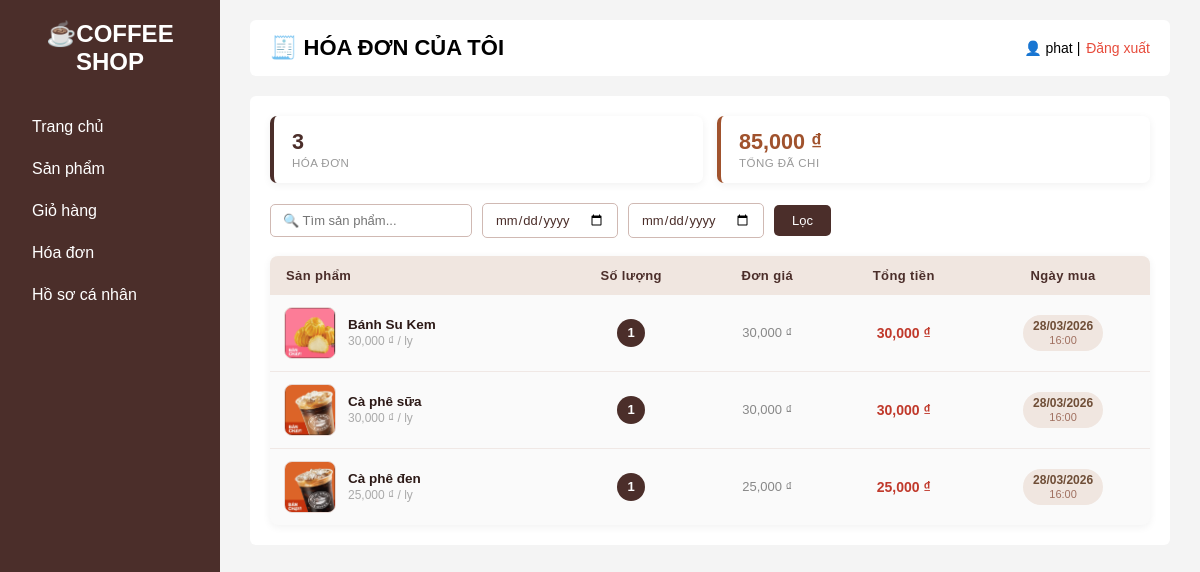
/php/phpUser/invoice.php (signed in), run on an earlier commit of the app's database.
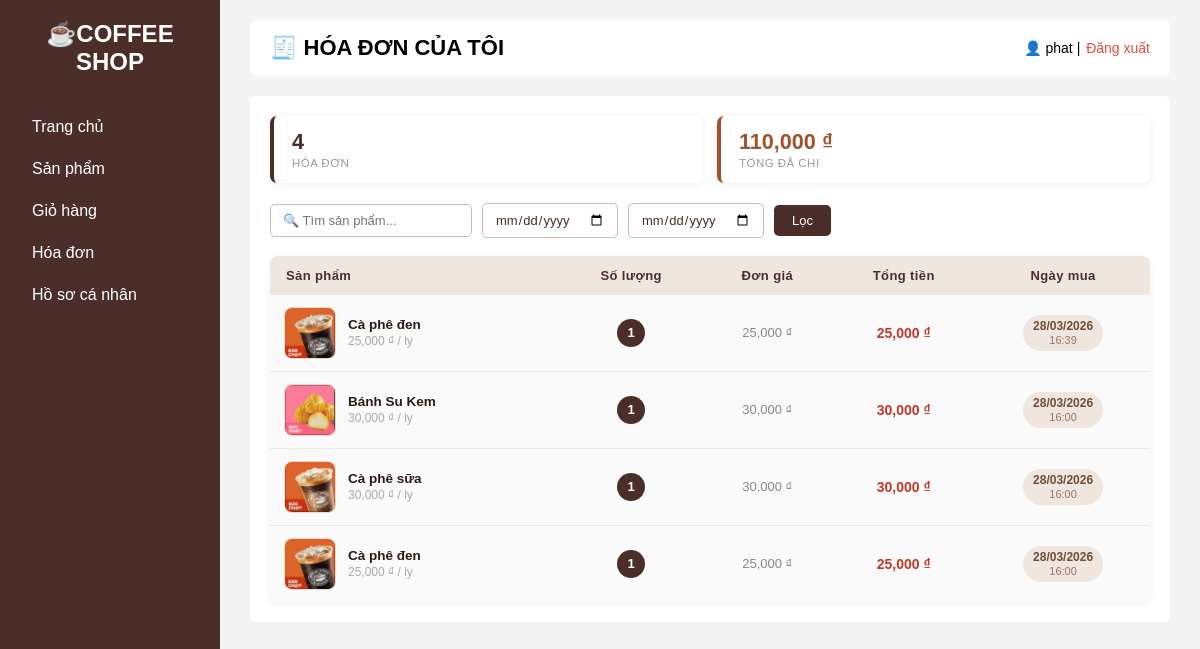
And on a later commit of the database.
### tables this page shows
CREATE TABLE `user_invoices` (
  `id` int(11) NOT NULL,
  `user_id` int(11) DEFAULT NULL,
  `product_name` varchar(255) DEFAULT NULL,
  `quantity` int(11) DEFAULT NULL,
  `total_price` int(11) DEFAULT NULL,
  `created_at` datetime DEFAULT current_timestamp()
);

CREATE TABLE `products` (
  `id` int(11) NOT NULL,
  `name` varchar(100) NOT NULL,
  `category_id` int(11) NOT NULL,
  `price` decimal(10,2) NOT NULL,
  `quantity` int(11) NOT NULL DEFAULT 0,
  `description` text DEFAULT NULL,
  `image` varchar(255) DEFAULT NULL,
  `status` enum('active','inactive') DEFAULT 'active',
  `created_at` timestamp NOT NULL DEFAULT current_timestamp()
);

### php/phpUser/invoice.php (the view, shortened to what this page needs)
<?php
include "../connect.php";
$userId = $_SESSION["user_id"];
$totalSpent = mysqli_fetch_assoc(mysqli_query($conn,
    "SELECT IFNULL(SUM(total_price),0) AS t FROM user_invoices WHERE user_id = $userId"
))["t"];
$search    = trim($_GET["search"] ?? "");
$dateFrom  = $_GET["date_from"] ?? "";
$dateTo    = $_GET["date_to"]   ?? "";
$where = "WHERE ui.user_id = $userId";
$invoices = mysqli_query($conn, "
    SELECT ui.id, ui.product_name, ui.quantity, ui.total_price, ui.created_at,
           p.image, p.price AS unit_price
    FROM user_invoices ui
    LEFT JOIN products p ON p.name = ui.product_name
    $where
    ORDER BY ui.created_at DESC
");
$totalRows = mysqli_num_rows($invoices);
?>
<!DOCTYPE html>
<html lang="vi">
<head>
    <link rel="stylesheet" href="/quanlyquancaphe_web/Coffee_Web/css/home.css?v=<?php echo time(); ?>">
</head>
<body>
<div class="layout">
    <div class="sidebar">
        <h2>☕COFFEE SHOP</h2>
        <ul>
            <li><a href="userHome.php">Trang chủ</a></li>
            <li><a href="products.php">Sản phẩm</a></li>
            <li><a href="cart.php">Giỏ hàng</a></li>
            <li class="active"><a href="invoice.php">Hóa đơn</a></li>
            <li><a href="personalProfile.php">Hồ sơ cá nhân</a></li>
        </ul>
    </div>
    <div class="content">
        <div class="topbar">
            <h1>🧾 HÓA ĐƠN CỦA TÔI</h1>
            <div class="account">
                👤 <?= htmlspecialchars($_SESSION["username"]) ?> |
                <a href="../phpAccount/logout.php">Đăng xuất</a>
            </div>
        </div>
        <div class="welcome">
            <div class="stat-strip">
                <div class="stat-box">
                    <div class="s-val"><?= $totalRows ?></div>
                    <div class="s-lbl">Hóa đơn<?= ($search||$dateFrom||$dateTo)?' (đã lọc)':'' ?></div>
                </div>
                <div class="stat-box" style="border-color:#a0522d">
                    <div class="s-val" style="color:#a0522d"><?= number_format($totalSpent) ?> ₫</div>
                    <div class="s-lbl">Tổng đã chi</div>
                </div>
            </div>
            <form method="GET" class="filter-bar">
                <input type="text" name="search" placeholder="🔍 Tìm sản phẩm..." value="<?= htmlspecialchars($search) ?>">
                <input type="date" name="date_from" value="<?= htmlspecialchars($dateFrom) ?>" title="Từ ngày">
                <input type="date" name="date_to"   value="<?= htmlspecialchars($dateTo) ?>"   title="Đến ngày">
                <button type="submit">Lọc</button>
            </form>
            <?php if ($totalRows == 0): ?>
            <div class="empty-state">
                <div class="e-icon">🧾</div>
                <p>Không tìm thấy hóa đơn nào.</p>
            </div>
            <?php else: ?>
            <table>
                <thead>
                    <tr>
                        <th style="text-align:left;padding-left:16px">Sản phẩm</th>
                        <th>Số lượng</th>
                        <th>Đơn giá</th>
                        <th>Tổng tiền</th>
                        <th>Ngày mua</th>
                    </tr>
                </thead>
                <tbody>
                <?php while ($row = mysqli_fetch_assoc($invoices)): ?>
                <tr>
                    <td style="text-align:left">
                        <div class="prod-cell">
                            <?php
                            $imgPath = "/quanlyquancaphe_web/Coffee_Web/uploads/" . ($row["image"] ?? "");
                            if (!empty($row["image"])):
                            ?>
                                <img src="<?= htmlspecialchars($imgPath) ?>"
                                     alt="<?= htmlspecialchars($row["product_name"]) ?>"
                                     class="prod-thumb"
                                     onerror="this.style.display='none';this.nextElementSibling.style.display='grid'">
                            <?php else: ?>
                                <div class="prod-thumb-placeholder">☕</div>
                            <?php endif; ?>
                            <div>
                                <div class="prod-name-txt"><?= htmlspecialchars($row["product_name"]) ?></div>
                                <?php if ($row["unit_price"]): ?>
                                <div class="prod-unit"><?= number_format($row["unit_price"]) ?> ₫ / ly</div>
                                <?php endif; ?>
                            </div>
                        </div>
                    </td>
                    <td><span class="badge-qty"><?= $row["quantity"] ?></span></td>
                    <td style="color:#888;font-size:13px">
                        <?= $row["unit_price"] ? number_format($row["unit_price"]) . ' ₫' : '—' ?>
                    </td>
                    <td><span class="price-txt"><?= number_format($row["total_price"]) ?> ₫</span></td>
                    <td>
                        <span class="badge-date">
                            <?= date("d/m/Y", strtotime($row["created_at"])) ?><br>
                            <span style="font-weight:400;font-size:11px;color:#a07060">
                                <?= date("H:i", strtotime($row["created_at"])) ?>
                            </span>
                        </span>
                    </td>
                </tr>
                <?php endwhile; ?>
                </tbody>
            </table>
            <?php endif; ?>
        </div>
    </div>
</div>
</body>
</html>

### css/home.css (style rules this page uses)
* { margin: 0; padding: 0; box-sizing: border-box; font-family: Arial, sans-serif; }
.layout { display: flex; min-height: 100vh; background: #f4f4f4; }
.sidebar { width: 220px; background: #4b2e2a; color: white; padding: 20px; position: sticky; top: 0; height: 100vh; overflow-y: auto; }
.sidebar h2 { text-align: center; margin-bottom: 30px; }
.sidebar ul { list-style: none; }
.sidebar li { padding: 12px; cursor: pointer; border-radius: 5px; }
.content { flex: 1; padding: 20px 30px; }
.topbar { display: flex; justify-content: space-between; align-items: center; background: white; padding: 15px 20px; border-radius: 6px; margin-bottom: 20px; }
.topbar h1 { font-size: 22px; }
.account { font-size: 14px; }
.account a { text-decoration: none; color: #e74c3c; margin-left: 2px; }
.welcome { background: white; padding: 20px; border-radius: 6px; }
.sidebar a { text-decoration: none; color: white; display: block; width: 100%; }
table { width: 100%; background: white; border-collapse: collapse; border-radius: 6px; overflow: hidden; }
th { background: #4b2e2a; color: white; padding: 12px; text-align: center; }
td { padding: 10px; text-align: center; border-bottom: 1px solid #eee; }

### php/phpUser/invoice.php (style rules this page uses)
.filter-bar { display: flex; flex-wrap: wrap; gap: 10px; margin-bottom: 18px; align-items: center; }
.filter-bar input[type="text"], .filter-bar input[type="date"] { padding: 8px 12px; border: 1px solid #d0b9b3; border-radius: 5px; font-size: 13px; outline: none; font-family: inherit; color: #4b2e2a; background: #fff; }
.filter-bar button { padding: 8px 18px; background: #4b2e2a; color: white; border: none; border-radius: 5px; cursor: pointer; font-size: 13px; font-family: inherit; }
.stat-strip { display: flex; gap: 14px; margin-bottom: 20px; flex-wrap: wrap; }
.stat-box { flex: 1; min-width: 140px; background: white; border-left: 4px solid #4b2e2a; border-radius: 7px; padding: 14px 18px; box-shadow: 0 2px 8px rgba(0,0,0,.06); }
.stat-box .s-val { font-size: 1.35rem; font-weight: 700; color: #4b2e2a; line-height: 1.1; }
.stat-box .s-lbl { font-size: .72rem; color: #999; text-transform: uppercase; letter-spacing: .04em; margin-top: 3px; }
.welcome table { width: 100%; margin-top: 0; background: #fafafa; border-collapse: collapse; border-radius: 8px; overflow: hidden; box-shadow: 0 2px 8px rgba(0,0,0,.06); }
.welcome th { background: #f0e6e0; color: #4b2e2a; padding: 12px 14px; font-size: 13px; text-align: center; font-weight: 700; letter-spacing: .03em; }
.welcome td { padding: 12px 14px; font-size: 13.5px; border-bottom: 1px solid #f0e8e5; text-align: center; vertical-align: middle; }
.welcome tr:last-child td { border-bottom: none; }
.prod-cell { display: flex; align-items: center; gap: 12px; text-align: left; }
.prod-thumb { width: 52px; height: 52px; border-radius: 8px; object-fit: cover; border: 1px solid #e8d8d3; flex-shrink: 0; background: #f5ece9; }
.prod-name-txt { font-weight: 600; color: #2d1a17; font-size: 13.5px; }
.prod-unit { font-size: 12px; color: #aaa; margin-top: 2px; }
.badge-date { display: inline-block; background: #f0e6e0; color: #6f4e37; padding: 4px 10px; border-radius: 20px; font-size: 12px; font-weight: 600; white-space: nowrap; }
.badge-qty { display: inline-block; background: #4b2e2a; color: white; width: 28px; height: 28px; border-radius: 50%; line-height: 28px; font-size: 13px; font-weight: 700; }
.price-txt { font-weight: 700; color: #c0392b; font-size: 14px; }

What changed in the data, as far as the page shows it:
added user_invoices: products.image (picture), product_name "Cà phê đen", products.price "25,000", quantity "1", total_price "25,000", created_at "28/03/2026", created_at "16:39"
Also different on the page:
$totalRows: "3" → "4"
$totalSpent: "85,000" → "110,000"
